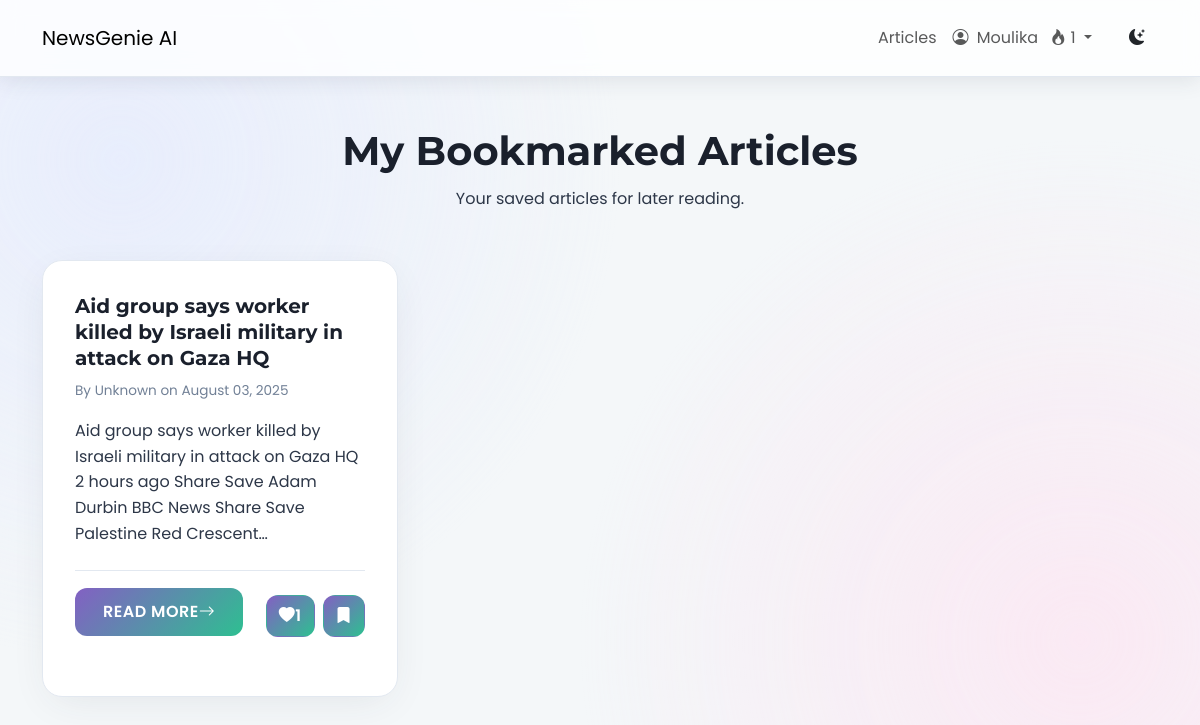
The page /bookmarks/ (signed in) on the database its author committed.
### users/models.py (models this page shows, shortened)
class Profile(models.Model):
    user = models.OneToOneField(User, on_delete=models.CASCADE)
    streak_count = models.IntegerField(default=0)
    last_login_date = models.DateField(null=True, blank=True)

### news/models.py (models this page shows, shortened)
class Bookmark(models.Model):
    user = models.ForeignKey(User, on_delete=models.CASCADE)
    article = models.ForeignKey(Article, on_delete=models.CASCADE, related_name='bookmarks')
    created_at = models.DateTimeField(auto_now_add=True)
    class Meta:
        unique_together = ('user', 'article')
        ordering = ['-created_at']

class Article(models.Model):
    title = models.CharField(max_length=255)
    author = models.CharField(max_length=100, default="Unknown")
    content = models.TextField()
    url = models.URLField(unique=True)
    source = models.CharField(max_length=100)
    published_at = models.DateTimeField()
    summary = models.TextField(blank=True, null=True)
    category = models.ManyToManyField(Category, related_name='articles')
    approved = models.BooleanField(default=False)
    audio_file = models.FileField(upload_to='news_audio/', blank=True, null=True)
    reading_time = models.PositiveIntegerField(
        default=0,
        help_text="Estimated reading time in minutes"
    )
    @property
    def total_likes(self):
        return self.likes.count()
    def approved_status(self):
        return self.approved
    approved_status.boolean = True
    approved_status.short_description = "Approved"

### news/views.py (the view)
# urls.py: path('bookmarks/', views.bookmark_list, name="bookmarks"),
@login_required
def bookmark_list(request):
    bookmarks = Bookmark.objects.filter(user=request.user).order_by('-created_at')
    article_ids = [b.article.id for b in bookmarks]
    liked_articles_ids = ArticleLike.objects.filter(user=request.user, article__id__in=article_ids).values_list('article__id', flat=True)
    for bookmark in bookmarks:
        bookmark.article.is_liked_by_user = bookmark.article.id in liked_articles_ids
        bookmark.article.is_bookmarked_by_user = True
    return render(request, "news/bookmarks.html", {"bookmarks": bookmarks})

### news/templates/news/bookmarks.html (shortened to what this page needs)
{% extends 'news/base.html' %}
{% load static %}
{% block content %}
<div class="page-header-section text-center mb-5">
    <h1 class="page-title-heading">My Bookmarked Articles</h1>
    <p class="page-subtitle-text">Your saved articles for later reading.</p>
</div>
{% if bookmarks %}
<div class="row row-cols-1 row-cols-md-2 row-cols-lg-3 g-4 article-grid">
    {% for bookmark in bookmarks %}
    <div class="col">
        <div class="app-card article-card h-100">
            <div class="card-body d-flex flex-column">
                <h5 class="card-title-article">{{ bookmark.article.title }}</h5>
                <p class="card-meta-info">By {{ bookmark.article.author }} on {{ bookmark.article.published_at|date:"F d, Y" }}</p>
                <p class="card-text-summary">{{ bookmark.article.summary|default:bookmark.article.content|truncatechars:150 }}</p>
                <div class="mt-auto article-actions">
                    <a href="{% url 'news:detail' bookmark.article.pk %}" class="btn app-btn read-more-btn article-card-read-more">Read More <i class="bi bi-arrow-right"></i></a>
                    <div class="d-flex gap-2 justify-content-end button-group-actions mt-2">
                        <button class="btn app-btn icon-btn like-btn {% if bookmark.article.is_liked_by_user %}liked{% endif %}" data-article-id="{{ bookmark.article.pk }}" >
                            <i class="bi {% if bookmark.article.is_liked_by_user %}bi-heart-fill{% else %}bi-heart{% endif %}"></i>
                            <span class="like-count">{{ bookmark.article.total_likes }}</span>
                        </button>
                        <button class="btn app-btn icon-btn bookmark-btn bookmarked" data-article-id="{{ bookmark.article.pk }}" {% if not user.is_authenticated %}disabled title="Login to bookmark" {% endif %}>
                            <i class="bi bi-bookmark-fill"></i>
                        </button>
                    </div>
                </div>
            </div>
            <div class="card-footer article-card-footer">
                {% for category in bookmark.article.category.all %}
                    <span class="badge category-pill-small me-1">{{ category.name }}</span>
                {% endfor %}
            </div>
        </div>
    </div>
    {% endfor %}
</div>
{% else %}
<div class="text-center py-5 app-card">
    <p class="lead">You haven't bookmarked any articles yet.</p>
    <a href="{% url "news:article_list" %}" class="btn app-btn primary-btn mt-3">Browse Articles</a>
</div>
{% endif %}
{% endblock content %}

### templates/news/base.html (shortened to what this page needs)
{% load static %}
<!DOCTYPE html>
<html lang="en">
<head>
    <link href="https://cdn.jsdelivr.net/npm/bootstrap@5.3.0/dist/css/bootstrap.min.css" rel="stylesheet">
    <link rel="stylesheet" href="https://cdn.jsdelivr.net/npm/bootstrap-icons@1.10.5/font/bootstrap-icons.css">
    <link rel="stylesheet" href="{% static 'css/newsgenie.css' %}">
</head>
<body class="{{ request.COOKIES.theme|default:'light' }}-mode">
    <header class="app-navbar navbar navbar-expand-lg sticky-top">
        <div class="container">
            <a class="navbar-brand navbar-brand-custom" href="{% url 'news:homepage' %}">NewsGenie AI</a>
            <div class="collapse navbar-collapse" id="navbarNav">
                <ul class="navbar-nav ms-auto align-items-center">
                    <li class="nav-item">
                        <a class="nav-link nav-link-custom" href="{% url 'news:article_list' %}">Articles</a>
                    </li>
                    {% if user.is_authenticated %}
                        <li class="nav-item dropdown">
                            <a class="nav-link nav-link-custom dropdown-toggle" href="#" id="navbarDropdown" role="button" data-bs-toggle="dropdown" aria-expanded="false">
                                <i class="bi bi-person-circle me-1"></i>
                                {{ user.username }}
                                <span class="streak-indicator ms-2">
                                    <i class="bi bi-fire"></i> {{ user.profile.streak_count }}
                                </span>
                            </a>
                        </li>
                    {% endif %}
                    <li class="nav-item ms-3">
                        <button id="theme-toggle" class="btn theme-toggle-btn">
                            <i class="bi bi-moon-stars-fill"></i>
                        </button>
                    </li>
                </ul>
            </div>
        </div>
    </header>
    <main class="container my-5 app-content-wrapper">
        {% block content %}{% endblock %}
    </main>
</body>
</html>

### news/static/css/newsgenie.css (style rules this page uses)
:root { --font-heading: 'Montserrat', sans-serif; --font-body: 'Poppins', sans-serif; --light-bg-primary: #f4f7f9; --light-bg-secondary: #ffffff; --light-bg-tertiary: #eef2f5; --light-text-primary: #2d3748; --light-text-secondary: #718096; --light-heading-color: #1a202c; --light-border-color: #e2e8f0; --light-shadow-color: rgba(45, 55, 72, 0.1); --dark-bg-primary: #12121a; --dark-bg-secondary: #1a1a26; --dark-bg-tertiary: #242430; --dark-text-primary: #a9b3c1; --dark-text-secondary: #8a93a2; --dark-heading-color: #e8ecf3; --dark-border-color: #333344; --dark-shadow-color: rgba(0, 0, 0, 0.25); --accent-purple-start: #8360c3; --accent-purple-end: #2ebf91; --accent-blue-start: #4a90e2; --accent-blue-end: #6dd5ed; --accent-pink-start: #d4418e; --accent-pink-end: #0652c5; --accent-red: #e53e3e; --accent-green: #38a169; --accent-yellow: #d69e2e; --gradient-primary: linear-gradient(135deg, var(--accent-purple-start) 0%, var(--accent-purple-end) 100%); --gradient-secondary: linear-gradient(135deg, var(--accent-blue-start) 0%, var(--accent-blue-end) 100%); --gradient-danger: linear-gradient(135deg, var(--accent-pink-start) 0%, var(--accent-pink-end) 100%); --gradient-text: linear-gradient(135deg, #6a11cb 0%, #2575fc 100%); --border-radius-sm: 8px; --border-radius-md: 12px; --border-radius-lg: 20px; --spacing-xs: 4px; --spacing-sm: 8px; --spacing-md: 16px; --spacing-lg: 24px; --spacing-xl: 32px; --spacing-xxl: 48px; --transition-fast: 0.15s ease-in-out; --transition-normal: 0.3s cubic-bezier(0.25, 0.8, 0.25, 1); --transition-slow: 0.5s ease-in-out; }
*, *::before, *::after { box-sizing: border-box; margin: 0; padding: 0; }
html { scroll-behavior: smooth; }
body { font-family: var(--font-body); font-size: 16px; line-height: 1.7; background-color: var(--light-bg-primary); color: var(--light-text-primary); transition: background-color var(--transition-normal), color var(--transition-normal); position: relative; min-height: 100vh; overflow-x: hidden; }
body::before { content: ''; position: fixed; top: 0; left: 0; width: 100%; height: 100%; z-index: -1; pointer-events: none; background: radial-gradient(circle at 10% 20%, #e0e7ff, transparent 40%), radial-gradient(circle at 90% 80%, #ffe0f0, transparent 40%); opacity: 0.6; transition: opacity var(--transition-slow); }
h1, h2, h3, h4, h5, h6 { font-family: var(--font-heading); font-weight: 700; color: var(--light-heading-color); line-height: 1.3; transition: color var(--transition-normal); }
a { color: var(--accent-purple-start); text-decoration: none; transition: color var(--transition-fast); }
.app-card { background-color: var(--light-bg-secondary); border-radius: var(--border-radius-lg); box-shadow: 0 10px 40px -10px var(--light-shadow-color); border: 1px solid var(--light-border-color); transition: all var(--transition-normal); padding: var(--spacing-xl); }
.app-btn { padding: 12px 28px; font-size: 1rem; font-weight: 600; border-radius: var(--border-radius-md); border: none; cursor: pointer; transition: all var(--transition-normal); text-align: center; display: inline-flex; align-items: center; justify-content: center; text-transform: uppercase; letter-spacing: 0.5px; }
.app-navbar { background-color: rgba(255, 255, 255, 0.8) !important; backdrop-filter: saturate(180%) blur(10px); box-shadow: 0 4px 20px var(--light-shadow-color); border-bottom: 1px solid var(--light-border-color); transition: all var(--transition-normal); padding: 1rem 0; }
.article-card { border-width: 1px; display: flex; flex-direction: column; }
.card-title-article { font-weight: 700; font-size: 1.25rem; margin-bottom: 0.5rem; }
.card-meta-info { font-size: 0.85rem; color: var(--light-text-secondary); margin-bottom: 1rem; display: flex; justify-content: space-between; flex-wrap: wrap; gap: 8px; }
.card-text-summary { line-height: 1.6; margin-bottom: 1.5rem; flex-grow: 1; }
.article-actions { display: flex; justify-content: space-between; align-items: center; padding-top: 1rem; border-top: 1px solid var(--light-border-color); }
.read-more-btn { background: var(--gradient-primary); color: white; }
.button-group-actions .icon-btn { background-color: var(--light-bg-tertiary) !important; color: var(--light-text-secondary) !important; border: 1px solid var(--light-border-color); padding: 8px 12px; font-size: 1rem; border-radius: var(--border-radius-md); }
.icon-btn.liked, .icon-btn.bookmarked { background: var(--gradient-primary) !important; color: white !important; border-color: transparent !important; }

### rows shown on the page
Bookmark: article "Aid group says worker killed by Israeli military in attack on Gaza HQ", article.author "Unknown", article.published_at "August 03, 2025", article.summary "Aid group says worker killed by Israeli military in attack on Gaza HQ 2 hours ago Share Save Adam Durbin BBC News Share Save Palestine Red Crescent…", article.total_likes "1"

### other values the page prints
{{ user.username }} "Moulika"
{{ user.profile.streak_count }} "1"
